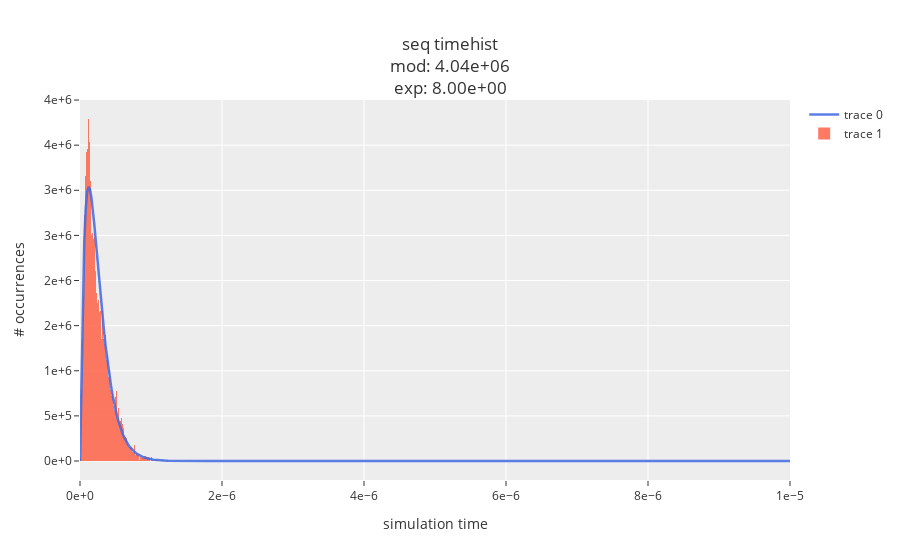

Source (notebook cell):
### Code cell
ht(tau, rv, OZZ.runtime, exp=8,mod=mod)

### Figure 1 — Plotly figure (JSON) as saved in the notebook; plotly's stock layout.template omitted (floating-point values rounded to 4 significant figures; data arrays with more than 128 entries replaced by an {"elided": "..."} marker saying what was removed)
{"data": [{"line": {"color": "royalblue", "width": 2.5}, "opacity": 0.85, "type": "scatter", "x": {"elided": "500 float values"}, "y": {"elided": "500 float values"}}, {"histnorm": "probability density", "marker": {"color": "tomato"}, "nbinsx": 150, "opacity": 0.85, "type": "histogram", "x": {"elided": "10000 float values"}}], "layout": {"title": {"text": "seq timehist<br>mod: 4.04e+06<br>exp: 8.00e+00"}, "xaxis": {"tickformat": ".0e", "title": {"text": "simulation time"}}, "yaxis": {"tickformat": ".0e", "title": {"text": "# occurrences"}}}}
